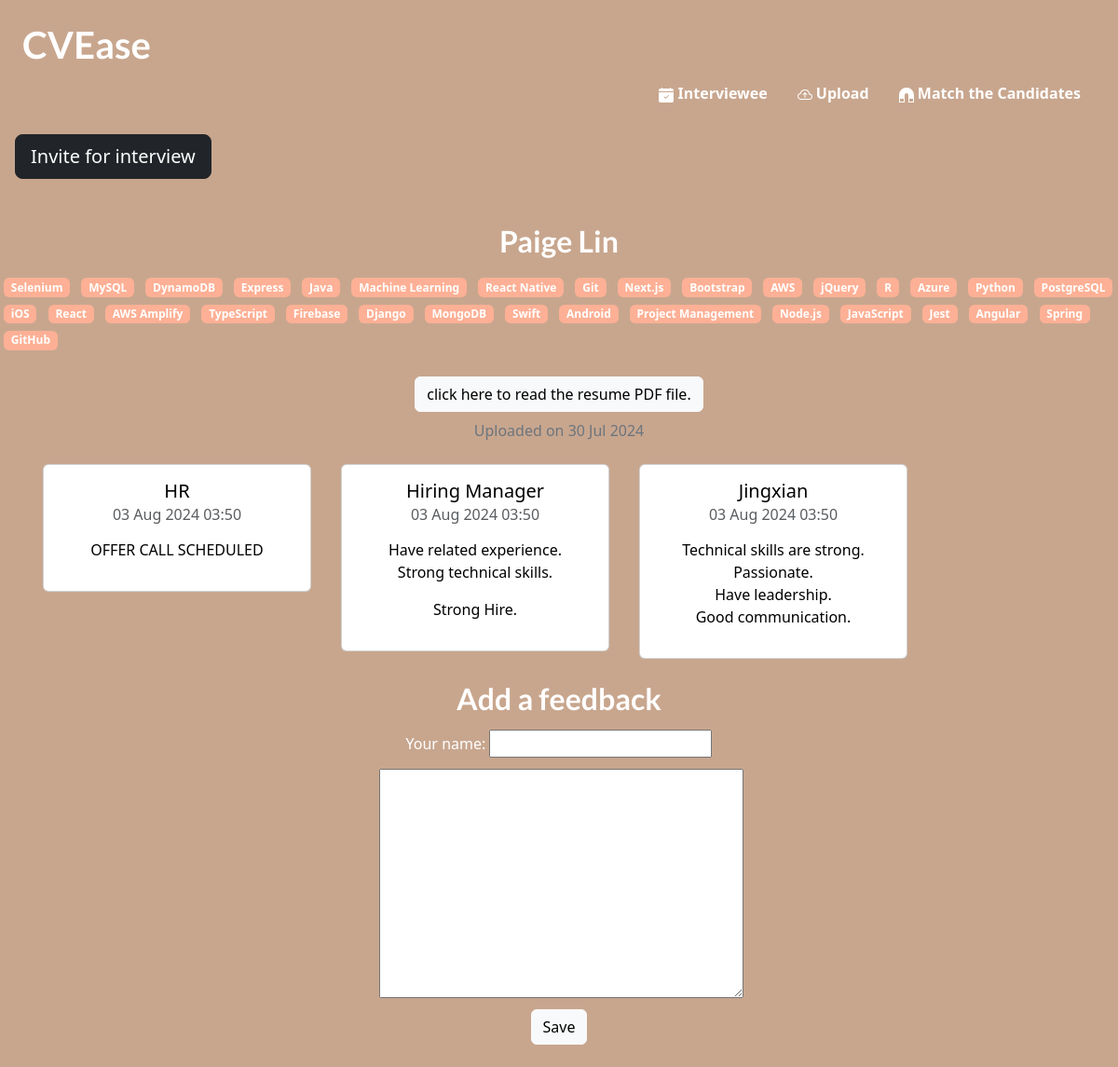
Page /paige-lin (signed in) on the committed database.
### cv/models.py (models this page shows, shortened)
class Candidate(models.Model):
    STATUS_CHOICES = [
    ('selected', 'Selected'),
    ('pending', 'Pending'),
    ('rejected', 'Rejected'),
    ]
    name = models.CharField(max_length=30,null=False)
    email = models.EmailField(max_length=40,null=True)
    phone = models.CharField(max_length=20,null=True)
    cv_file = models.FileField(upload_to="cv",null=False)
    slug = models.SlugField(unique=True, null=True, db_index=True)
    tags = models.ManyToManyField(Tag)
    status = models.CharField(max_length=10, choices=STATUS_CHOICES, default='pending')
    uploaded_at = models.DateTimeField(auto_now_add=True)

class Tag(models.Model):
    caption = models.CharField(max_length=20)

class Note(models.Model):
    user = models.CharField(max_length=30)
    candidate = models.ForeignKey(Candidate, on_delete=models.CASCADE, related_name="notes")
    text = models.TextField(max_length=400)
    created_at = models.DateTimeField(auto_now_add=True)

### cv/views.py (the view, shortened to what this page needs)
# urls.py: path("<slug:slug>", views.CandidateDetailView.as_view(), name="candidate-detail"),
class CandidateDetailView(LoginRequiredMixin,View):
    def get(self, request, slug):
        candidate = Candidate.objects.get(slug=slug)
        context = {
            "candidate": candidate,
            "tags": candidate.tags.all(),
            "notes": candidate.notes.all().order_by("-created_at"),
            "status": candidate.status,
            "note_form": NoteForm(),
            "invitation_form": InvitationForm(),
        }
        return render(request, "cv/cv_detail.html", context)

### cv/forms.py
class NoteForm(forms.ModelForm):
    class Meta:
        model = Note
        exclude = ['candidate', 'created_at']
        labels = {
            'text': '',
            'user': 'Your name',
        }

class InvitationForm(forms.ModelForm):
    class Meta:
        model = Invitation
        fields = ['interview_date', 'position']
        widgets = {
            'interview_date': forms.DateTimeInput(attrs={'type': 'datetime-local', 'class': 'form-control'}),
            'position': forms.Select(attrs={'class': 'form-control'}),
        }

### cv/models.py (called while the page is built)
    def __str__(self):
        return self.title

### cv/templates/cv/cv_detail.html (shortened to what this page needs)
{% extends "base.html" %}
{% load static %}
{% block css_files %}
<link rel="stylesheet" href="{% static "cv/cv_detail.css" %}" />
{% endblock %}
{% block content %}
<section id="summary">
    <div class="m-3 ">
        <form method="post" action="{% url "candidate-detail" candidate.slug %}" name="cancel-invitation">
            <button  class="btn btn-dark btn-lg"
            {% if candidate.status == 'selected' %}
                style="background-color: gray;"
                name="cancel-invitation"
                type="submit"
            {% else %}
                type="button"
                data-bs-toggle="modal" data-bs-target="#infoModal"
            {% endif %}
            >
                {% if candidate.status == 'selected' %}
                    Remove from interviewees
                {% else %}
                    Invite for interview
                {% endif %}
            </button>
        </form>
      </div>
    <div class="text-center mx-auto mt-5">
        <h2 class="mx-auto">{{ candidate.name }}</h2>
    </div>
  <div class="mt-3">
    {% for tag in tags %}
      <span class="badge m-1" style="background-color:#FDB095">{{ tag.caption }}</span>
    {% endfor %}
  </div>
  <div class="mx-auto text-center">
    <a class="btn btn-light mt-4" href="{{ candidate.cv_file.url }}">click here to read the resume PDF file.</a>
  </div>
  <article>
    <div class="mx-auto text-center mt-2 fs-6 text-secondary">Uploaded on <time>{{ candidate.uploaded_at|date:"d M Y" }}</time></div>
  </article>
</section>
<section id="notes">
    <div class="container text-center mt-4">
        <div class="row align-items-start">
            {% for note in notes %}
            <div class="col-2 mx-3 card" style="width: 18rem; color:black; background-color: white">
                <div class="card-body">
                <h5 class="card-title">{{ note.user }}</h5>
                <h6 class="card-subtitle mb-2 text-body-secondary"><time>{{ note.created_at|date:"d M Y H:i" }}</time></h6>
                <p class="card-text">{{ note.text|linebreaks }}</p>
                </div>
            </div>
            {% endfor %}
        </div>
    </div>
</section>
<section id="note-form" >
  <h2 class="text-center mt-4">Add a feedback</h2>
  <form action="{% url "candidate-detail" candidate.slug %}" method="POST" name="submit-note">
    {% for form_field in note_form %}
      <div class="form-control text-center {% if form_field.errors %}invalid{% endif %}" style="background: #c8a68e; border:none; color:white">
        {{ form_field.label_tag }}
        {{ form_field }}
      </div>
    {% endfor %}
    <div class="text-center mb-4">
        <button class="btn btn-light text-center"name="submit-note">Save</button>
    </div>
  </form>
</section>
{% endblock %}

### static/app.css (style rules this page uses)
* { box-sizing: border-box; }
html { font-family: 'Open Sans', 'Lato', sans-serif; }
body { margin: 0; background-color: #c8a68e; color:white; }
h1, h2, h3 { font-family: 'Lato', sans-serif; font-weight: bold; }

### rows in the picture
Candidate: name "Paige Lin", uploaded_at "30 Jul 2024"
Tag: caption "Selenium"
Tag: caption "MySQL"
Tag: caption "DynamoDB"
Tag: caption "Express"
Tag: caption "Java"
Tag: caption "Machine Learning"
Tag: caption "React Native"
Tag: caption "Git"
Tag: caption "Next.js"
Tag: caption "Bootstrap"
Tag: caption "AWS"
Tag: caption "jQuery"
Tag: caption "R"
Tag: caption "Azure"
Tag: caption "Python"
Tag: caption "PostgreSQL"
Tag: caption "iOS"
Tag: caption "React"
Tag: caption "AWS Amplify"
Tag: caption "TypeScript"
Tag: caption "Firebase"
Tag: caption "Django"
Tag: caption "MongoDB"
Tag: caption "Swift"
Tag: caption "Android"
Tag: caption "Project Management"
Tag: caption "Node.js"
Tag: caption "JavaScript"
Tag: caption "Jest"
Tag: caption "Angular"
Tag: caption "Spring"
Tag: caption "GitHub"
Note: user "HR", created_at "03 Aug 2024 03:50", text "OFFER CALL SCHEDULED"
Note: user "Hiring Manager", created_at "03 Aug 2024 03:50", text "Have related experience. Strong technical skills. Strong Hire."
Note: user "Jingxian", created_at "03 Aug 2024 03:50", text "Technical skills are strong. Passionate. Have leadership. Good communication."
